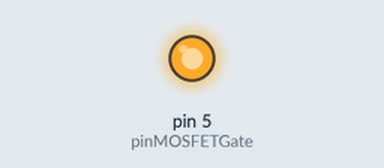
Recording of a sketch running on a simulated Arduino Uno, built with avr-gcc and run on an emulated ATmega328P. Parts: output pins drawn as LEDs (lit = HIGH).

Above: at 0.1 s.
Timing chart, 0 to 1.6 s (numbered marks = the images above):
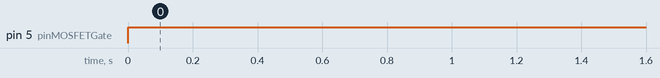

Measured:
- by itself, pin 5 (pinMOSFETGate): LOW → HIGH at 0.00 s

The sketch:

Arduino_Mosfet_2.ino
```cpp
int pinMOSFETGate = 5;

void setup() {
  // put your setup code here, to run once:
  pinMode(pinMOSFETGate, OUTPUT);
}

void loop() {
  // put your main code here, to run repeatedly:
  digitalWrite(pinMOSFETGate, HIGH);
}
```
